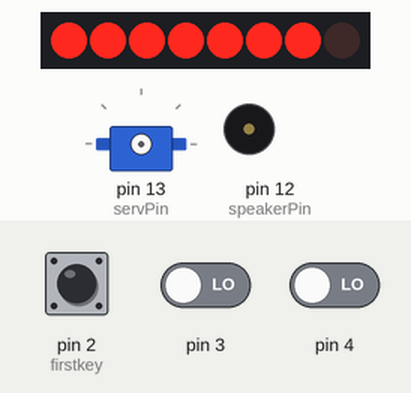
Simulated run of this sketch. Board: Arduino Nano, built with avr-gcc and run on an emulated ATmega328P. Shown: 8 shift-register outputs drawn as a row of LEDs (first output left, lit = HIGH), servo, buzzer (waves = sounding). Wiring (inferred from the names in the program): shift register (74HC595): data pin 10; shift clock pin 11; latch pin 8. Wiring (inferred from the signals the program sends): row of LEDs: on Q0, Q1, Q2, Q3, Q4, Q5, Q6, Q7. The inputs (shaded band) are chosen by the test bench; at power-on: pin 2 (firstkey) HIGH, pin 3 LOW, pin 4 LOW. Random numbers use the default seed unless the sketch sets one.

Above: at 0.08 s.
1.3 s: pin 2 (firstkey) pulled LOW for 0.15 s
At 2.2 s:
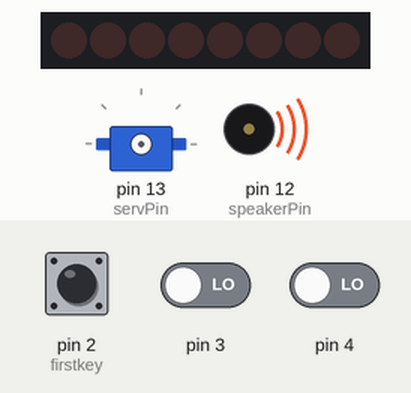
4.4 s: pin 2 (firstkey) pulled LOW for 3.2 s
At 6.5 s:
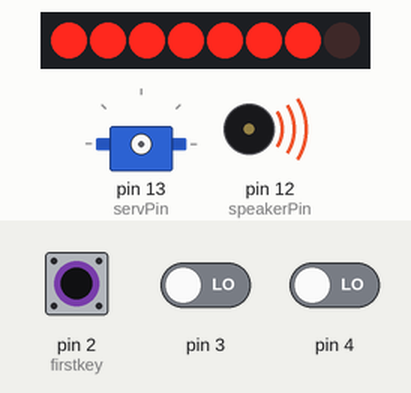
9.1 s: pin 3 driven HIGH
At 19.8 s:
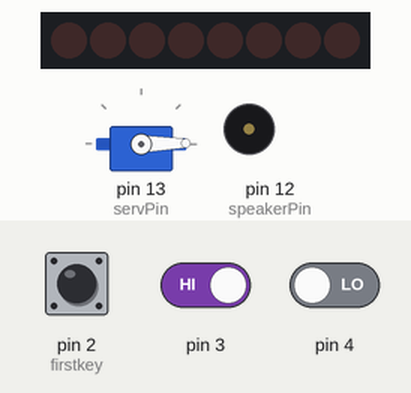
Timing chart, 0 to 21.3 s (numbered marks = the images above; inputs shaded):
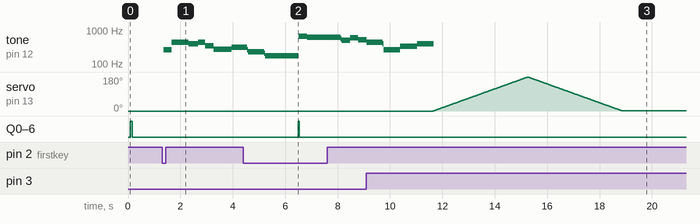

The sketch:

Candy_dispeneser.ino
```cpp
#include <Servo.h>

Servo myservo;

#define servPin 13
#define speakerPin 12
#define firstkey 2
#define keycount 5

#define A3  4545  //110
#define Bb3 4291  //116.5
#define B3  4048  //123.5
#define C3  3822  //130.8
#define Db3 3607  //138.6
#define D3  3406  //146.8
#define Eb3 3213  //155.6
#define E3  3034  //164.8
#define F3  2864  //174.6
#define Fs3 2702  //185
#define G3  2551  //196
#define Ab3 2407  //207.7

#define A4  2273  //220
#define Bb4 2145  //233.1
#define B4  2025  //246.9
#define C4  1911  //261.6
#define Db4 1804  //277.2
#define D4  1702  //293.7
#define Eb4 1607  //311.1
#define E4  1517  //329.6
#define F4  1432  //349.2
#define Fs4 1351  //370
#define G4  1275  //392
#define Ab4 1204  //415.3

#define A5  1136  //440
#define Bb5 1073  //466
#define B5  1012  //494
#define C5  956   //523
#define Db5 902   //554
#define D5  851   //587
#define Eb5 804   //622
#define E5  759   //659
#define F5  716   //698
#define Fs5 676   //740
#define G5  638   //784
#define Ab5 602   //831
#define A6  572   //доп

#define R   0

#define PIN_RESET 7 // -> 1
#define PIN_SCE   8 // -> 2
#define PIN_DC    9  // -> 3
#define PIN_SDIN  10  // -> 4
#define PIN_SCLK  11  // -> 5
                // +3.3 -> 6
                //  GND -> 7
                //  GND -> 8

#define LCD_C     LOW
#define LCD_D     HIGH
#define LCD_X     84
#define LCD_Y     48

int pos = 0;

bool gap = true;
long timer = 0;

int count  = 1;
int countM = 1;

int gameRound = 0;
long tempo = 10000;
int pause = 1000;
int rest_count = 100;

char disp_tab[]={'0','1','2','3','4','5','6','7','8','9'};

static const byte ASCII[][5] = {
 {0x00, 0x00, 0x00, 0x00, 0x00} // 20
,{0x00, 0x00, 0x5f, 0x00, 0x00} // 21 !
,{0x00, 0x07, 0x00, 0x07, 0x00} // 22 "
,{0x14, 0x7f, 0x14, 0x7f, 0x14} // 23 #
,{0x24, 0x2a, 0x7f, 0x2a, 0x12} // 24 $
,{0x23, 0x13, 0x08, 0x64, 0x62} // 25 %
,{0x36, 0x49, 0x55, 0x22, 0x50} // 26 &
,{0x00, 0x05, 0x03, 0x00, 0x00} // 27 '
,{0x00, 0x1c, 0x22, 0x41, 0x00} // 28 (
,{0x00, 0x41, 0x22, 0x1c, 0x00} // 29 )
,{0x14, 0x08, 0x3e, 0x08, 0x14} // 2a *
,{0x08, 0x08, 0x3e, 0x08, 0x08} // 2b +
,{0x00, 0x50, 0x30, 0x00, 0x00} // 2c ,
,{0x08, 0x08, 0x08, 0x08, 0x08} // 2d -
,{0x00, 0x60, 0x60, 0x00, 0x00} // 2e .
,{0x20, 0x10, 0x08, 0x04, 0x02} // 2f /
,{0x3e, 0x51, 0x49, 0x45, 0x3e} // 30 0
,{0x00, 0x42, 0x7f, 0x40, 0x00} // 31 1
,{0x42, 0x61, 0x51, 0x49, 0x46} // 32 2
,{0x21, 0x41, 0x45, 0x4b, 0x31} // 33 3
,{0x18, 0x14, 0x12, 0x7f, 0x10} // 34 4
,{0x27, 0x45, 0x45, 0x45, 0x39} // 35 5
,{0x3c, 0x4a, 0x49, 0x49, 0x30} // 36 6
,{0x01, 0x71, 0x09, 0x05, 0x03} // 37 7
,{0x36, 0x49, 0x49, 0x49, 0x36} // 38 8
,{0x06, 0x49, 0x49, 0x29, 0x1e} // 39 9
,{0x00, 0x36, 0x36, 0x00, 0x00} // 3a :
,{0x00, 0x56, 0x36, 0x00, 0x00} // 3b ;
,{0x08, 0x14, 0x22, 0x41, 0x00} // 3c <
,{0x14, 0x14, 0x14, 0x14, 0x14} // 3d =
,{0x00, 0x41, 0x22, 0x14, 0x08} // 3e >
,{0x02, 0x01, 0x51, 0x09, 0x06} // 3f ?
,{0x32, 0x49, 0x79, 0x41, 0x3e} // 40 @
,{0x7e, 0x11, 0x11, 0x11, 0x7e} // 41 A
,{0x7f, 0x49, 0x49, 0x49, 0x36} // 42 B
,{0x3e, 0x41, 0x41, 0x41, 0x22} // 43 C
,{0x7f, 0x41, 0x41, 0x22, 0x1c} // 44 D
,{0x7f, 0x49, 0x49, 0x49, 0x41} // 45 E
,{0x7f, 0x09, 0x09, 0x09, 0x01} // 46 F
,{0x3e, 0x41, 0x49, 0x49, 0x7a} // 47 G
,{0x7f, 0x08, 0x08, 0x08, 0x7f} // 48 H
,{0x00, 0x41, 0x7f, 0x41, 0x00} // 49 I
,{0x20, 0x40, 0x41, 0x3f, 0x01} // 4a J
,{0x7f, 0x08, 0x14, 0x22, 0x41} // 4b K
,{0x7f, 0x40, 0x40, 0x40, 0x40} // 4c L
,{0x7f, 0x02, 0x0c, 0x02, 0x7f} // 4d M
,{0x7f, 0x04, 0x08, 0x10, 0x7f} // 4e N
,{0x3e, 0x41, 0x41, 0x41, 0x3e} // 4f O
,{0x7f, 0x09, 0x09, 0x09, 0x06} // 50 P
,{0x3e, 0x41, 0x51, 0x21, 0x5e} // 51 Q
,{0x7f, 0x09, 0x19, 0x29, 0x46} // 52 R
,{0x46, 0x49, 0x49, 0x49, 0x31} // 53 S
,{0x01, 0x01, 0x7f, 0x01, 0x01} // 54 T
,{0x3f, 0x40, 0x40, 0x40, 0x3f} // 55 U
,{0x1f, 0x20, 0x40, 0x20, 0x1f} // 56 V
,{0x3f, 0x40, 0x38, 0x40, 0x3f} // 57 W
,{0x63, 0x14, 0x08, 0x14, 0x63} // 58 X
,{0x07, 0x08, 0x70, 0x08, 0x07} // 59 Y
,{0x61, 0x51, 0x49, 0x45, 0x43} // 5a Z
,{0x00, 0x7f, 0x41, 0x41, 0x00} // 5b [
,{0x02, 0x04, 0x08, 0x10, 0x20} // 5c ¥
,{0x00, 0x41, 0x41, 0x7f, 0x00} // 5d ]
,{0x04, 0x02, 0x01, 0x02, 0x04} // 5e ^
,{0x40, 0x40, 0x40, 0x40, 0x40} // 5f _
,{0x00, 0x01, 0x02, 0x04, 0x00} // 60 `
,{0x20, 0x54, 0x54, 0x54, 0x78} // 61 a
,{0x7f, 0x48, 0x44, 0x44, 0x38} // 62 b
,{0x38, 0x44, 0x44, 0x44, 0x20} // 63 c
,{0x38, 0x44, 0x44, 0x48, 0x7f} // 64 d
,{0x38, 0x54, 0x54, 0x54, 0x18} // 65 e
,{0x08, 0x7e, 0x09, 0x01, 0x02} // 66 f
,{0x0c, 0x52, 0x52, 0x52, 0x3e} // 67 g
,{0x7f, 0x08, 0x04, 0x04, 0x78} // 68 h
,{0x00, 0x44, 0x7d, 0x40, 0x00} // 69 i
,{0x20, 0x40, 0x44, 0x3d, 0x00} // 6a j
,{0x7f, 0x10, 0x28, 0x44, 0x00} // 6b k
,{0x00, 0x41, 0x7f, 0x40, 0x00} // 6c l
,{0x7c, 0x04, 0x18, 0x04, 0x78} // 6d m
,{0x7c, 0x08, 0x04, 0x04, 0x78} // 6e n
,{0x38, 0x44, 0x44, 0x44, 0x38} // 6f o
,{0x7c, 0x14, 0x14, 0x14, 0x08} // 70 p
,{0x08, 0x14, 0x14, 0x18, 0x7c} // 71 q
,{0x7c, 0x08, 0x04, 0x04, 0x08} // 72 r
,{0x48, 0x54, 0x54, 0x54, 0x20} // 73 s
,{0x04, 0x3f, 0x44, 0x40, 0x20} // 74 t
,{0x3c, 0x40, 0x40, 0x20, 0x7c} // 75 u
,{0x1c, 0x20, 0x40, 0x20, 0x1c} // 76 v
,{0x3c, 0x40, 0x30, 0x40, 0x3c} // 77 w
,{0x44, 0x28, 0x10, 0x28, 0x44} // 78 x
,{0x0c, 0x50, 0x50, 0x50, 0x3c} // 79 y
,{0x44, 0x64, 0x54, 0x4c, 0x44} // 7a z
,{0x00, 0x08, 0x36, 0x41, 0x00} // 7b {
,{0x00, 0x00, 0x7f, 0x00, 0x00} // 7c |
,{0x00, 0x41, 0x36, 0x08, 0x00} // 7d }
,{0x10, 0x08, 0x08, 0x10, 0x08} // 7e ←
,{0x78, 0x46, 0x41, 0x46, 0x78} // 7f →
};

void LcdCharacter(char character) {
  LcdWrite(LCD_D, 0x00);
  for (int index = 0; index < 5; index++)
  {
    LcdWrite(LCD_D, ASCII[character - 0x20][index]);
  }
  LcdWrite(LCD_D, 0x00);
}

void LcdClear(void) {
  for (int index = 0; index < LCD_X * LCD_Y / 8; index++)
  {
    LcdWrite(LCD_D, 0x00);
  }
}

void LcdInitialise(void) {
  pinMode(PIN_SCE, OUTPUT);
  pinMode(PIN_RESET, OUTPUT);
  pinMode(PIN_DC, OUTPUT);
  pinMode(PIN_SDIN, OUTPUT);
  pinMode(PIN_SCLK, OUTPUT);
  digitalWrite(PIN_RESET, LOW);
  digitalWrite(PIN_RESET, HIGH);
  LcdWrite(LCD_C, 0x21 );  // LCD Extended Commands.
  LcdWrite(LCD_C, 0xB1 );  // Set LCD Vop (Contrast).
  LcdWrite(LCD_C, 0x04 );  // Set Temp coefficent. //0x04
  LcdWrite(LCD_C, 0x14 );  // LCD bias mode 1:48. //0x13
  LcdWrite(LCD_C, 0x0C );  // LCD in normal mode.
  LcdWrite(LCD_C, 0x20 );
  LcdWrite(LCD_C, 0x0C );
}

void LcdString(char *characters) {
  while (*characters)
  {
    LcdCharacter(*characters++);
  }
}

void LcdWrite(byte dc, byte data) {
  digitalWrite(PIN_DC, dc);
  digitalWrite(PIN_SCE, LOW);
  shiftOut(PIN_SDIN, PIN_SCLK, MSBFIRST, data);
  digitalWrite(PIN_SCE, HIGH);
}

void gotoXY(int x, int y) {
  LcdWrite( 0, 0x80 | x);  // Column.
  LcdWrite( 0, 0x40 | y);  // Row.
}

void dispcountt(int count) {
  LcdCharacter(disp_tab[count/10000]);
  LcdCharacter(disp_tab[count/1000%10]);
  LcdCharacter(disp_tab[count/100%10]);
  LcdCharacter(disp_tab[count%100/10]);
  LcdCharacter(disp_tab[count%10]);
}

//============================================================

int variants = 4;

int games = 4;
int melody1[2][9] = {{E5, Eb5, E5, Eb5, E5, B5, D5, C5, A5},
  {32, 32, 32, 32, 32, 32, 32, 32, 64}
};

int melody2[2][28] = {
  {C4, A5, A5, G4, A5, F4, C4, C4, C4, A5, A5, Bb5, G4, C5, C5, D4, D4, Bb5, Bb5, A5, G4, F4, F4, A5, A5, G4, A5, F4},
  {32, 32, 32, 32, 32, 32, 32, 32, 32, 32, 32, 32, 32, 96, 32, 32, 32, 32, 32, 32, 32, 32, 32, 32, 32, 32, 32, 96}
};

int melody3[2][26] {
  {Db4, Db4, Db4, B4, A4, A4, A4, B4, Db4, E4, A5, Db5, Ab4, Ab4, A5, Fs4, Fs4, G4, E5, A5, Ab4, Ab4, Fs4, Fs4, E5, E5},
  {32,  32,  32,  64, 32, 32, 16, 16, 32,  32, 32, 32,  64,  48,  16, 96,  16,  16, 96, 16, 16,  48,  16,  32,  32, 64}
};

// int melody4 [2][] {
//   {Fs4, B5, B5, C5, B5, },
//   {}
// };

int el[2][8] = {
  {C4, A5, A5, G4, A5, F4, C4, C4},
  {32, 32, 32, 32, 32, 32, 32, 32}
};

int answers[4] = {2, 1, 3, 2};

int win[2][3] = {{C4, E4, G4}, {64, 64, 64}};

int lose[2][3] = {{Eb4, Bb4, F3}, {64, 64, 128}};

int MAX_COUNT = sizeof(melody1) / 2;

//============================================================

void setup() {
  Serial.begin (9600);

  // myservo.attach(servPin);
  pinMode(speakerPin, OUTPUT);
  // pinMode(ledPin, OUTPUT);

  LcdInitialise();
  LcdClear();
  gotoXY(0, 0);
  LcdString("    Happy   ");
  LcdString("    new     ");
  LcdString("    2016    ");
  LcdString("    year!   ");
}

void drowNewCounter(int counter, int line) { //drowNewCounter(count, 5);
  count++;
  gotoXY(0, line);
  LcdString("==");
  gotoXY(16, line);
  dispcountt(counter);
  LcdString("==");
}

void playTone(int tone, long duration) {
  long elapsed_time = 0;
  if (tone > 0) {
    while (elapsed_time < duration) {
      digitalWrite(speakerPin,HIGH);
      delayMicroseconds(tone);
      digitalWrite(speakerPin, LOW);
      delayMicroseconds(tone);
      elapsed_time += (tone * 2);
    }
  }
  else {
    for (int j = 0; j < rest_count; j++) {
      delayMicroseconds(duration);
    }
  }
}

void playSong(int melody[], int beats[], int count) {
  for (int i=0; i < count; i++) {
    playTone(melody[i], beats[i] * tempo);
    delayMicroseconds(pause);
  }
}

void loop() {
  boolean start = digitalRead(firstkey);
  if(!start) {
    goPlayGame();
    gameRound++;
  }
}

void getCandy() {
  myservo.attach(servPin);
  for(pos = 0; pos < 180; pos += 1)  // от 0 до 180 градусов
  {                                  // с шагом в 1 градус
    myservo.write(pos);
    delay(20);                       // ждём 15ms пока серва займёт новое положение
  }
  for(pos = 180; pos>=1; pos-=1)
  {
    myservo.write(pos);
    delay(20);
  }
  myservo.detach();
}

void goPlayGame() {
  int betaAnswer = random(4);
  drowNewCounter(betaAnswer, 5);
  //gameRound = (gameRound + random(10)) % games;
  // drowNewCounter(gameRound, 5);

  delayMicroseconds(pause * 3);
  //int answerKey = answers[gameRound % variants];
  int answerKey = betaAnswer;
  switch(gameRound % variants){
    case 0:
      playSong(el[0], el[1], sizeof(el[0]) / 2);
      break;
    case 1:
      playSong(melody1[0], melody1[1], sizeof(melody1[0]) / 2);
      break;
    case 2:
      playSong(melody2[0], melody2[1], sizeof(melody2[0]) / 2);
      break;
    case 3:
      playSong(melody3[0], melody3[1], sizeof(melody3[0]) / 2);
      break;
  }
  for(;;){
    for (int i = 0; i < keycount - 1; ++i) {
      int keyPin = i + firstkey + 1;
      boolean keyUp = digitalRead(keyPin);

      if(!keyUp) {
        if(i == answerKey) {
          playSong(win[0], win[1], sizeof(win[0]) / 2);    //win
          getCandy();
          return;
        }
        else {
          playSong(lose[0], lose[1], sizeof(lose[0]) / 2);//lose
          return;
        }
      }
    }
  }
}
```

Measured:
- after the input at 1.3 s, tone on pin 12 (speakerPin): plays 261 Hz for 0.32 s, 439 Hz for 0.64 s, 391 Hz for 0.36 s, 439 Hz for 0.28 s, 347 Hz for 0.32 s, 267 Hz for 0.68 s … (7 notes in this stretch), starting after 0.06 s
- after the input at 4.4 s, Q0–6: LOW → HIGH after 2.1 s, → LOW 0.04 s later
- after the input at 9.1 s, servo on pin 13 (servPin): rises from 0° to 180° in 3.6 s, then falls to 1° in 3.6 s
